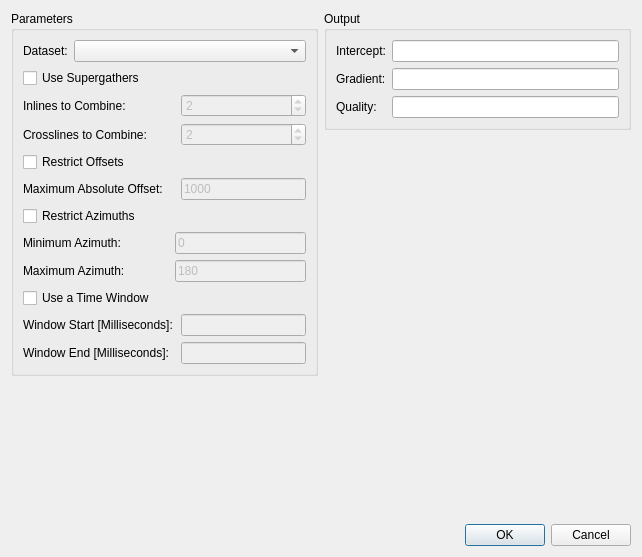
<?xml version="1.0" encoding="UTF-8"?>
<ui version="4.0">
 <class>InterceptGradientVolumeDialog</class>
 <widget class="QDialog" name="InterceptGradientVolumeDialog">
  <property name="geometry">
   <rect>
    <x>0</x>
    <y>0</y>
    <width>642</width>
    <height>557</height>
   </rect>
  </property>
  <property name="windowTitle">
   <string>Intercept and Gradient Volumes</string>
  </property>
  <property name="windowIcon">
   <iconset resource="../ProjectViewer/icons.qrc">
    <normaloff>:/icons/images/logo_fs_64x64.png</normaloff>:/icons/images/logo_fs_64x64.png</iconset>
  </property>
  <layout class="QVBoxLayout" name="verticalLayout_2">
   <item>
    <layout class="QHBoxLayout" name="horizontalLayout_2">
     <item>
      <widget class="QGroupBox" name="groupBox_2">
       <property name="title">
        <string>Parameters</string>
       </property>
       <layout class="QGridLayout" name="gridLayout_2">
        <item row="11" column="0">
         <widget class="QLabel" name="label_6">
          <property name="text">
           <string>Window End [Milliseconds]:</string>
          </property>
         </widget>
        </item>
        <item row="10" column="2">
         <widget class="QLineEdit" name="leWindowStart">
          <property name="enabled">
           <bool>false</bool>
          </property>
         </widget>
        </item>
        <item row="0" column="0" colspan="3">
         <layout class="QHBoxLayout" name="horizontalLayout">
          <item>
           <widget class="QLabel" name="label">
            <property name="text">
             <string>Dataset:</string>
            </property>
           </widget>
          </item>
          <item>
           <widget class="QComboBox" name="cbDataset">
            <property name="sizePolicy">
             <sizepolicy hsizetype="Expanding" vsizetype="Fixed">
              <horstretch>0</horstretch>
              <verstretch>0</verstretch>
             </sizepolicy>
            </property>
           </widget>
          </item>
         </layout>
        </item>
        <item row="3" column="2">
         <widget class="QSpinBox" name="sbCrosslines">
          <property name="enabled">
           <bool>false</bool>
          </property>
          <property name="minimum">
           <number>1</number>
          </property>
          <property name="maximum">
           <number>9</number>
          </property>
          <property name="value">
           <number>2</number>
          </property>
         </widget>
        </item>
        <item row="9" column="0">
         <widget class="QCheckBox" name="cbTimeWindow">
          <property name="text">
           <string>Use a Time Window</string>
          </property>
         </widget>
        </item>
        <item row="2" column="2">
         <widget class="QSpinBox" name="sbInlines">
          <property name="enabled">
           <bool>false</bool>
          </property>
          <property name="minimum">
           <number>1</number>
          </property>
          <property name="maximum">
           <number>9</number>
          </property>
          <property name="value">
           <number>2</number>
          </property>
         </widget>
        </item>
        <item row="11" column="2">
         <widget class="QLineEdit" name="leWindowEnd">
          <property name="enabled">
           <bool>false</bool>
          </property>
         </widget>
        </item>
        <item row="8" column="0">
         <widget class="QLabel" name="label_24">
          <property name="text">
           <string>Maximum Azimuth:</string>
          </property>
         </widget>
        </item>
        <item row="10" column="0" colspan="2">
         <widget class="QLabel" name="label_2">
          <property name="text">
           <string>Window Start [Milliseconds]:</string>
          </property>
         </widget>
        </item>
        <item row="4" column="0">
         <widget class="QCheckBox" name="cbRestrictOffset">
          <property name="text">
           <string>Restrict Offsets</string>
          </property>
          <property name="checked">
           <bool>false</bool>
          </property>
         </widget>
        </item>
        <item row="2" column="0">
         <widget class="QLabel" name="label_5">
          <property name="text">
           <string>Inlines to Combine:</string>
          </property>
         </widget>
        </item>
        <item row="5" column="2">
         <widget class="QLineEdit" name="leMaxOffset">
          <property name="enabled">
           <bool>false</bool>
          </property>
          <property name="text">
           <string>1000</string>
          </property>
         </widget>
        </item>
        <item row="6" column="0">
         <widget class="QCheckBox" name="cbRestrictAzimuth">
          <property name="text">
           <string>Restrict Azimuths</string>
          </property>
         </widget>
        </item>
        <item row="3" column="0">
         <widget class="QLabel" name="label_9">
          <property name="text">
           <string>Crosslines to Combine:</string>
          </property>
         </widget>
        </item>
        <item row="1" column="0">
         <widget class="QCheckBox" name="cbSuperGather">
          <property name="text">
           <string>Use Supergathers</string>
          </property>
         </widget>
        </item>
        <item row="7" column="1" colspan="2">
         <widget class="QLineEdit" name="leMinAzimuth">
          <property name="enabled">
           <bool>false</bool>
          </property>
          <property name="text">
           <string>0</string>
          </property>
         </widget>
        </item>
        <item row="5" column="0">
         <widget class="QLabel" name="label_8">
          <property name="text">
           <string>Maximum Absolute Offset:</string>
          </property>
         </widget>
        </item>
        <item row="7" column="0">
         <widget class="QLabel" name="label_23">
          <property name="text">
           <string>Minimum Azimuth:</string>
          </property>
         </widget>
        </item>
        <item row="8" column="1" colspan="2">
         <widget class="QLineEdit" name="leMaxAzimuth">
          <property name="enabled">
           <bool>false</bool>
          </property>
          <property name="text">
           <string>180</string>
          </property>
         </widget>
        </item>
       </layout>
       <zorder>cbSuperGather</zorder>
       <zorder>label_5</zorder>
       <zorder>sbInlines</zorder>
       <zorder>label_9</zorder>
       <zorder>sbCrosslines</zorder>
       <zorder>cbRestrictOffset</zorder>
       <zorder>label_8</zorder>
       <zorder>leMaxOffset</zorder>
       <zorder>cbRestrictAzimuth</zorder>
       <zorder>label_23</zorder>
       <zorder>leMinAzimuth</zorder>
       <zorder>label_24</zorder>
       <zorder>leMaxAzimuth</zorder>
       <zorder>cbTimeWindow</zorder>
       <zorder>label_2</zorder>
       <zorder>leWindowStart</zorder>
       <zorder>label_6</zorder>
       <zorder>leWindowEnd</zorder>
       <zorder>groupBox</zorder>
      </widget>
     </item>
     <item>
      <layout class="QVBoxLayout" name="verticalLayout">
       <item>
        <widget class="QGroupBox" name="groupBox">
         <property name="title">
          <string>Output</string>
         </property>
         <layout class="QGridLayout" name="gridLayout">
          <item row="0" column="0">
           <widget class="QLabel" name="label_3">
            <property name="text">
             <string>Intercept:</string>
            </property>
           </widget>
          </item>
          <item row="0" column="1">
           <widget class="QLineEdit" name="leIntercept"/>
          </item>
          <item row="1" column="0">
           <widget class="QLabel" name="label_4">
            <property name="text">
             <string>Gradient:</string>
            </property>
           </widget>
          </item>
          <item row="1" column="1">
           <widget class="QLineEdit" name="leGradient"/>
          </item>
          <item row="2" column="0">
           <widget class="QLabel" name="label_7">
            <property name="text">
             <string>Quality:</string>
            </property>
           </widget>
          </item>
          <item row="2" column="1">
           <widget class="QLineEdit" name="leQuality"/>
          </item>
         </layout>
        </widget>
       </item>
       <item>
        <spacer name="verticalSpacer">
         <property name="orientation">
          <enum>Qt::Vertical</enum>
         </property>
         <property name="sizeHint" stdset="0">
          <size>
           <width>20</width>
           <height>40</height>
          </size>
         </property>
        </spacer>
       </item>
      </layout>
     </item>
    </layout>
   </item>
   <item>
    <spacer name="verticalSpacer_2">
     <property name="orientation">
      <enum>Qt::Vertical</enum>
     </property>
     <property name="sizeHint" stdset="0">
      <size>
       <width>20</width>
       <height>40</height>
      </size>
     </property>
    </spacer>
   </item>
   <item>
    <widget class="QDialogButtonBox" name="buttonBox">
     <property name="orientation">
      <enum>Qt::Horizontal</enum>
     </property>
     <property name="standardButtons">
      <set>QDialogButtonBox::Cancel|QDialogButtonBox::Ok</set>
     </property>
    </widget>
   </item>
  </layout>
 </widget>
 <resources>
  <include location="../ProjectViewer/icons.qrc"/>
 </resources>
 <connections>
  <connection>
   <sender>buttonBox</sender>
   <signal>accepted()</signal>
   <receiver>InterceptGradientVolumeDialog</receiver>
   <slot>accept()</slot>
   <hints>
    <hint type="sourcelabel">
     <x>248</x>
     <y>254</y>
    </hint>
    <hint type="destinationlabel">
     <x>157</x>
     <y>274</y>
    </hint>
   </hints>
  </connection>
  <connection>
   <sender>buttonBox</sender>
   <signal>rejected()</signal>
   <receiver>InterceptGradientVolumeDialog</receiver>
   <slot>reject()</slot>
   <hints>
    <hint type="sourcelabel">
     <x>316</x>
     <y>260</y>
    </hint>
    <hint type="destinationlabel">
     <x>286</x>
     <y>274</y>
    </hint>
   </hints>
  </connection>
  <connection>
   <sender>cbRestrictOffset</sender>
   <signal>toggled(bool)</signal>
   <receiver>leMaxOffset</receiver>
   <slot>setEnabled(bool)</slot>
   <hints>
    <hint type="sourcelabel">
     <x>167</x>
     <y>160</y>
    </hint>
    <hint type="destinationlabel">
     <x>260</x>
     <y>187</y>
    </hint>
   </hints>
  </connection>
  <connection>
   <sender>cbSuperGather</sender>
   <signal>toggled(bool)</signal>
   <receiver>sbInlines</receiver>
   <slot>setEnabled(bool)</slot>
   <hints>
    <hint type="sourcelabel">
     <x>71</x>
     <y>178</y>
    </hint>
    <hint type="destinationlabel">
     <x>162</x>
     <y>200</y>
    </hint>
   </hints>
  </connection>
  <connection>
   <sender>cbSuperGather</sender>
   <signal>toggled(bool)</signal>
   <receiver>sbCrosslines</receiver>
   <slot>setEnabled(bool)</slot>
   <hints>
    <hint type="sourcelabel">
     <x>71</x>
     <y>178</y>
    </hint>
    <hint type="destinationlabel">
     <x>162</x>
     <y>230</y>
    </hint>
   </hints>
  </connection>
  <connection>
   <sender>cbTimeWindow</sender>
   <signal>toggled(bool)</signal>
   <receiver>leWindowStart</receiver>
   <slot>setEnabled(bool)</slot>
   <hints>
    <hint type="sourcelabel">
     <x>108</x>
     <y>213</y>
    </hint>
    <hint type="destinationlabel">
     <x>281</x>
     <y>240</y>
    </hint>
   </hints>
  </connection>
  <connection>
   <sender>cbTimeWindow</sender>
   <signal>toggled(bool)</signal>
   <receiver>leWindowEnd</receiver>
   <slot>setEnabled(bool)</slot>
   <hints>
    <hint type="sourcelabel">
     <x>108</x>
     <y>213</y>
    </hint>
    <hint type="destinationlabel">
     <x>281</x>
     <y>268</y>
    </hint>
   </hints>
  </connection>
  <connection>
   <sender>cbRestrictAzimuth</sender>
   <signal>toggled(bool)</signal>
   <receiver>leMinAzimuth</receiver>
   <slot>setEnabled(bool)</slot>
   <hints>
    <hint type="sourcelabel">
     <x>203</x>
     <y>258</y>
    </hint>
    <hint type="destinationlabel">
     <x>299</x>
     <y>294</y>
    </hint>
   </hints>
  </connection>
  <connection>
   <sender>cbRestrictAzimuth</sender>
   <signal>toggled(bool)</signal>
   <receiver>leMaxAzimuth</receiver>
   <slot>setEnabled(bool)</slot>
   <hints>
    <hint type="sourcelabel">
     <x>203</x>
     <y>258</y>
    </hint>
    <hint type="destinationlabel">
     <x>299</x>
     <y>333</y>
    </hint>
   </hints>
  </connection>
 </connections>
</ui>
